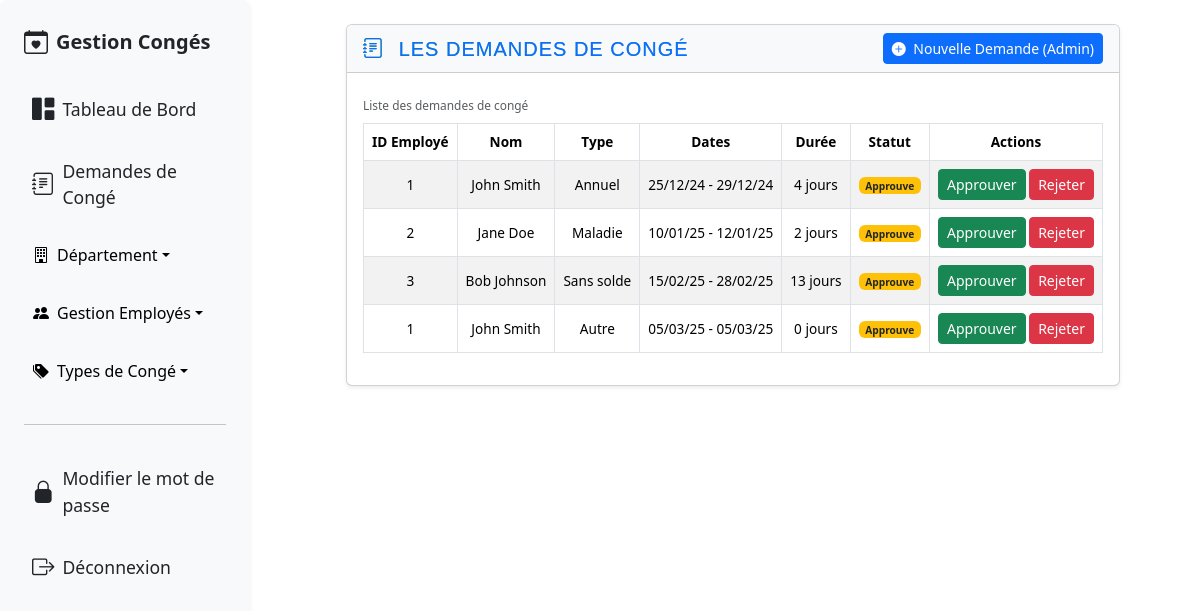
The page /admin/DemandesConge.php (signed in) on the database its author committed.
### tables this page shows
CREATE TABLE `demandes_conge` (
  `id_conge` int(11) NOT NULL,
  `id_employe` int(11) NOT NULL,
  `type_conge` enum('Annuel','Maladie','Sans solde','Autre') NOT NULL,
  `date_debut` date NOT NULL,
  `date_fin` date NOT NULL,
  `statut` enum('En attente','Approuve','Rejete') DEFAULT 'En attente',
  `date_demande` date DEFAULT curdate()
);

CREATE TABLE `employes` (
  `id_employe` int(11) NOT NULL,
  `nom` varchar(100) NOT NULL,
  `email` varchar(100) NOT NULL,
  `telephone` varchar(20) DEFAULT NULL,
  `id_departement` int(11) DEFAULT NULL,
  `poste` varchar(100) DEFAULT NULL,
  `date_embauche` date DEFAULT NULL,
  `statut` varchar(50) NOT NULL DEFAULT 'Actif'
);

### admin/DemandesConge.php (the view, shortened to what this page needs)
<!DOCTYPE html>
<html lang="fr">
<head>
    <link href="https://cdn.jsdelivr.net/npm/bootstrap@5.3.3/dist/css/bootstrap.min.css" rel="stylesheet">
    <link rel="stylesheet" href="https://cdn.jsdelivr.net/npm/bootstrap-icons@1.11.3/font/bootstrap-icons.min.css">
    <link rel="stylesheet" href="../assets/style1.css">
</head>
<body>
    <?php
    require_once "../connexion.php";
    $lsitdemande = "SELECT
                 lr.id_conge,
                 e.id_employe,
                 e.nom AS nom_employe,
                 lr.type_conge,
                 lr.date_debut,
                 lr.date_fin,
                 lr.statut
             FROM
                 demandes_conge lr
             JOIN
                 employes e ON lr.id_employe = e.id_employe";
    $resultlist = mysqli_query($connexion, $lsitdemande);
    ?>
<?php include("includes/sidebar.php") ?>
    <main class="d-flex justify-content-end ain-content-area ">
        <section id="demandes-de-conge" class="mb-4 card shadow-sm mt-4" style="margin-right: 80px;">
            <div class="card-header bg-light d-flex justify-content-between align-items-center">
                <h2 class="h5 mb-0 text-primary"><i class="bi bi-journal-text me-2"></i> Les demandes de congé</h2>
                <button class="btn btn-primary btn-sm"><i class="bi bi-plus-circle-fill me-1"></i> Nouvelle Demande (Admin)</button>
            </div>
            <div class="card-body">
                <div class="table-responsive">
                    <table class="table table-striped table-hover caption-top">
                        <caption class="small text-muted">Liste des  demandes de congé</caption>
                        <thead>
                            <tr>
                                <th>ID Employé</th>
                                <th>Nom</th>
                                <th>Type</th>
                                <th>Dates</th>
                                <th>Durée</th>
                                <th>Statut</th>
                                <th class="text-center">Actions</th>
                            </tr>
                        </thead>
                        <tbody>
                            <?php while ($demande = mysqli_fetch_assoc($resultlist)) { ?>
                                <tr>
                                    <td><?= $demande['id_employe']; ?></td>
                                    <td><?= $demande['nom_employe']; ?></td>
                                    <td><?= $demande['type_conge']; ?></td>
                                    <td><?= date('d/m/y', strtotime($demande['date_debut'])) . ' - ' . date('d/m/y', strtotime($demande['date_fin'])); ?></td>
                                    <td>
                                        <?php
                                        $startDate = new DateTime($demande['date_debut']);
                                        $endDate = new DateTime($demande['date_fin']);
                                        $interval = $startDate->diff($endDate);
                                        echo $interval->format('%d jours');
                                        ?>
                                    </td>
                                    <td><span class="badge bg-warning text-dark"><?= $demande['statut']; ?></span></td>
                                    <td>
                                        <a href="?id=<?= $demande['id_conge']; ?>&statut=Approuve" class="btn btn-success btn-sm">Approuver</a>
                                        <a href="?id=<?= $demande['id_conge']; ?>&statut=Rejete" class="btn btn-danger btn-sm">Rejeter</a>
                                    </td>
                                </tr>
                            <?php } ?>
                        </tbody>
                    </table>
                </div>
            </div>
        </section>
    </main>
</body>
</html>

### admin/includes/sidebar.php (shortened to what this page needs)
<link href="https://cdn.jsdelivr.net/npm/bootstrap@5.3.3/dist/css/bootstrap.min.css" rel="stylesheet">
<link href="https://cdn.jsdelivr.net/npm/bootstrap-icons/font/bootstrap-icons.css" rel="stylesheet">
<aside class="sidebar bg-light text-dark p-4 vh-100 shadow-sm rounded-3">
  <a href="#" class="d-flex align-items-center mb-4 text-dark text-decoration-none">
    <i class="bi bi-calendar-heart fs-4 me-2"></i>
    <span class="fs-5 fw-semibold">Gestion Congés</span>
  </a>
  <ul class="nav nav-pills flex-column gap-3">
    <li class="nav-item">
      <a href="dashboard.php" class="nav-link text-dark d-flex align-items-center p-2 rounded-2 hover-item">
        <i class="bi bi-grid-1x2-fill me-2"></i> Tableau de Bord
      </a>
    </li>
    <li class="nav-item">
      <a href="DemandesConge.php" class="nav-link text-dark d-flex align-items-center p-2 rounded-2 hover-item">
        <i class="bi bi-journal-text me-2"></i> Demandes de Congé
      </a>
    </li>
    <li class="nav-item dropdown">
      <button class="btn btn-light dropdown-toggle w-100 text-start d-flex align-items-center p-2 rounded-2 hover-item" type="button" id="dropdownDept" data-bs-toggle="dropdown" aria-expanded="false">
        <i class="bi bi-building me-2"></i> Département
      </button>
    </li>
    <li class="nav-item dropdown">
      <button class="btn btn-light dropdown-toggle w-100 text-start d-flex align-items-center p-2 rounded-2 hover-item" type="button" id="dropdownEmp" data-bs-toggle="dropdown" aria-expanded="false">
        <i class="bi bi-people-fill me-2"></i> Gestion Employés
      </button>
    </li>
    <li class="nav-item dropdown">
      <button class="btn btn-light dropdown-toggle w-100 text-start d-flex align-items-center p-2 rounded-2 hover-item" type="button" id="dropdownConge" data-bs-toggle="dropdown" aria-expanded="false">
        <i class="bi bi-tags-fill me-2"></i> Types de Congé
      </button>
    </li>
    <hr class="text-dark">
    <li class="nav-item">
      <a href="#modifier-mdp" class="nav-link text-dark d-flex align-items-center p-2 rounded-2 hover-item">
        <i class="bi bi-lock-fill me-2"></i> Modifier le mot de passe
      </a>
    </li>
    <li class="nav-item">
      <a href="logout.php?log=1" class="nav-link text-dark d-flex align-items-center p-2 rounded-2 hover-item">
        <i class="bi bi-box-arrow-right me-2"></i> Déconnexion
      </a>
    </li>
  </ul>
</aside>

### assets/style1.css (style rules this page uses)
table { width: 100%; border-collapse: collapse; font-size: 0.85rem; margin-bottom: 0; }
table th, table td { padding: 6px 10px; text-align: center; border: 1px solid #dee2e6; vertical-align: middle; white-space: nowrap; }
table thead th { background-color: #f8f9fa; font-weight: 600; }
a { text-decoration: none; }
h2 { font-family: 'Poppins', sans-serif; font-weight: 700; font-size: 2rem; color: #333; text-align: center; margin-bottom: 30px; letter-spacing: 1px; text-transform: uppercase; background-image: linear-gradient(135deg, #4CAF50, #2196F3); -webkit-background-clip: text; color: transparent; transition: all 0.3s ease-in-out; }

### admin/includes/sidebar.php (style rules this page uses)
.sidebar { background-color: #f8f9fa; color: #212529; position: fixed; width: 250px; height: 100%; box-shadow: 0 0 15px rgba(0, 0, 0, 0.1); border-radius: 10px; z-index: 10; transition: all 0.3s ease-in-out; }
.sidebar .nav-link { font-size: 1.1rem; font-weight: 500; padding: 12px; border-radius: 5px; }
.sidebar .btn { border-radius: 5px; padding: 12px; }
.sidebar .nav-item a i { font-size: 1.4rem; }
.sidebar .nav-item a { color: #212529; }

### rows shown on the page
demandes_conge: id_employe.id_employe "1", id_employe.nom "John Smith", type_conge "Annuel", date_debut "25/12/24", date_fin "29/12/24", $interval->format('%d jours') "4 jours", statut "Approuve"
demandes_conge: id_employe.id_employe "2", id_employe.nom "Jane Doe", type_conge "Maladie", date_debut "10/01/25", date_fin "12/01/25", $interval->format('%d jours') "2 jours", statut "Approuve"
demandes_conge: id_employe.id_employe "3", id_employe.nom "Bob Johnson", type_conge "Sans solde", date_debut "15/02/25", date_fin "28/02/25", $interval->format('%d jours') "13 jours", statut "Approuve"
demandes_conge: id_employe.id_employe "1", id_employe.nom "John Smith", type_conge "Autre", date_debut "05/03/25", date_fin "05/03/25", $interval->format('%d jours') "0 jours", statut "Approuve"
